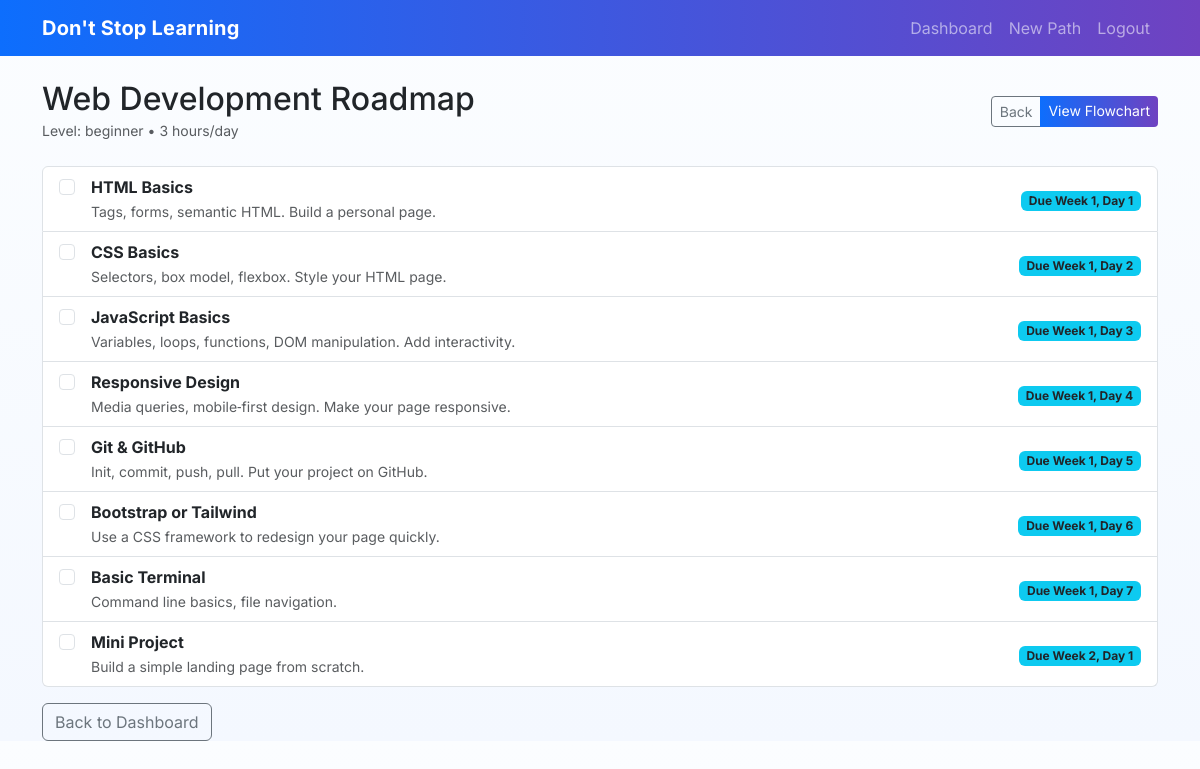
The page /roadmap/1 (signed in) on the database its author committed.
### app/models.py (models this page shows)
class Roadmap(db.Model):
    id = db.Column(db.Integer, primary_key=True)
    skill = db.Column(db.String(50), nullable=False)
    level = db.Column(db.String(20), nullable=False)      # beginner, intermediate, advanced
    goal = db.Column(db.Text, nullable=False)
    time_per_day = db.Column(db.String(20), nullable=False) # e.g. "1 hour", "2 hours"
    created_at = db.Column(db.DateTime, default=datetime.utcnow)
    user_id = db.Column(db.Integer, db.ForeignKey('user.id'), nullable=False)
    tasks = db.relationship('Task', backref='roadmap', lazy=True, order_by="Task.order")

class Task(db.Model):
    id = db.Column(db.Integer, primary_key=True)
    title = db.Column(db.String(100), nullable=False)
    description = db.Column(db.Text, nullable=True)
    order = db.Column(db.Integer, nullable=False)
    is_completed = db.Column(db.Boolean, default=False)
    due_date = db.Column(db.String(30), nullable=True)    # "Week 1, Day 3"
    roadmap_id = db.Column(db.Integer, db.ForeignKey('roadmap.id'), nullable=False)

### app/learning/routes.py (the view)
@learning.route('/roadmap/<int:roadmap_id>')
@login_required
def view_roadmap(roadmap_id):
    roadmap = Roadmap.query.get_or_404(roadmap_id)
    if roadmap.user_id != current_user.id:
        flash('Access denied.', 'danger')
        return redirect(url_for('main.dashboard'))
    tasks = Task.query.filter_by(roadmap_id=roadmap.id).order_by(Task.order).all()
    return render_template('learning/roadmap.html', roadmap=roadmap, tasks=tasks)

### app/models.py (called while the page is built)
@login_manager.user_loader
def load_user(user_id):
    return User.query.get(int(user_id))

### app/templates/learning/roadmap.html (shortened to what this page needs)
{% extends "base.html" %}
{% block content %}
<div class="d-flex justify-content-between align-items-center mb-3">
    <div>
        <h2 class="mb-0">{{ roadmap.skill }} Roadmap</h2>
        <small class="text-muted">Level: {{ roadmap.level }} • {{ roadmap.time_per_day }}/day</small>
    </div>
    <div class="btn-group">
        <a href="{{ url_for('learning.view_roadmap', roadmap_id=roadmap.id) }}"
            class="btn btn-outline-secondary btn-sm">Back</a>
        <a href="{{ url_for('learning.roadmap_flowchart', roadmap_id=roadmap.id) }}" class="btn btn-primary btn-sm">View
            Flowchart</a>
    </div>
</div>
<div class="list-group mt-4">
    {% for task in tasks %}
    <div class="list-group-item d-flex justify-content-between align-items-center task-item" id="task-{{ task.id }}">
        <div class="d-flex align-items-start">
            <input type="checkbox" class="form-check-input me-3 mt-1 task-checkbox" data-task-id="{{ task.id }}" >
            <div>
                <strong class="d-block">{{ task.title }}</strong>
                <small class="text-muted">{{ task.description }}</small>
            </div>
        </div>
        <div class="text-end">
            <span class="badge bg-info text-dark">Due {{ task.due_date }}</span>
        </div>
    </div>
    {% else %}
    <p>No tasks found. Something went wrong.</p>
    {% endfor %}
</div>
<a href="{{ url_for('main.dashboard') }}" class="btn btn-outline-secondary mt-3">Back to Dashboard</a>
{% endblock %}

### app/static/css/style.css (style rules this page uses)
:root { --brand-1: #0d6efd; --brand-2: #6f42c1; --muted: #6c757d; }
body { font-family: "Inter", system-ui, -apple-system, "Segoe UI", Roboto, "Helvetica Neue", Arial; background: linear-gradient(180deg, #fbfdff 0%, #f4f8ff 100%); color: #212529; }
.btn-primary { background-image: linear-gradient(90deg, var(--brand-1), var(--brand-2)); border: none; }

### rows shown on the page
Roadmap: skill "Web Development", level "beginner", time_per_day "3 hours"
Task: title "HTML Basics", description "Tags, forms, semantic HTML. Build a personal page.", due_date "Week 1, Day 1"
Task: title "CSS Basics", description "Selectors, box model, flexbox. Style your HTML page.", due_date "Week 1, Day 2"
Task: title "JavaScript Basics", description "Variables, loops, functions, DOM manipulation. Add interactivity.", due_date "Week 1, Day 3"
Task: title "Responsive Design", description "Media queries, mobile‑first design. Make your page responsive.", due_date "Week 1, Day 4"
Task: title "Git & GitHub", description "Init, commit, push, pull. Put your project on GitHub.", due_date "Week 1, Day 5"
Task: title "Bootstrap or Tailwind", description "Use a CSS framework to redesign your page quickly.", due_date "Week 1, Day 6"
Task: title "Basic Terminal", description "Command line basics, file navigation.", due_date "Week 1, Day 7"
Task: title "Mini Project", description "Build a simple landing page from scratch.", due_date "Week 2, Day 1"
